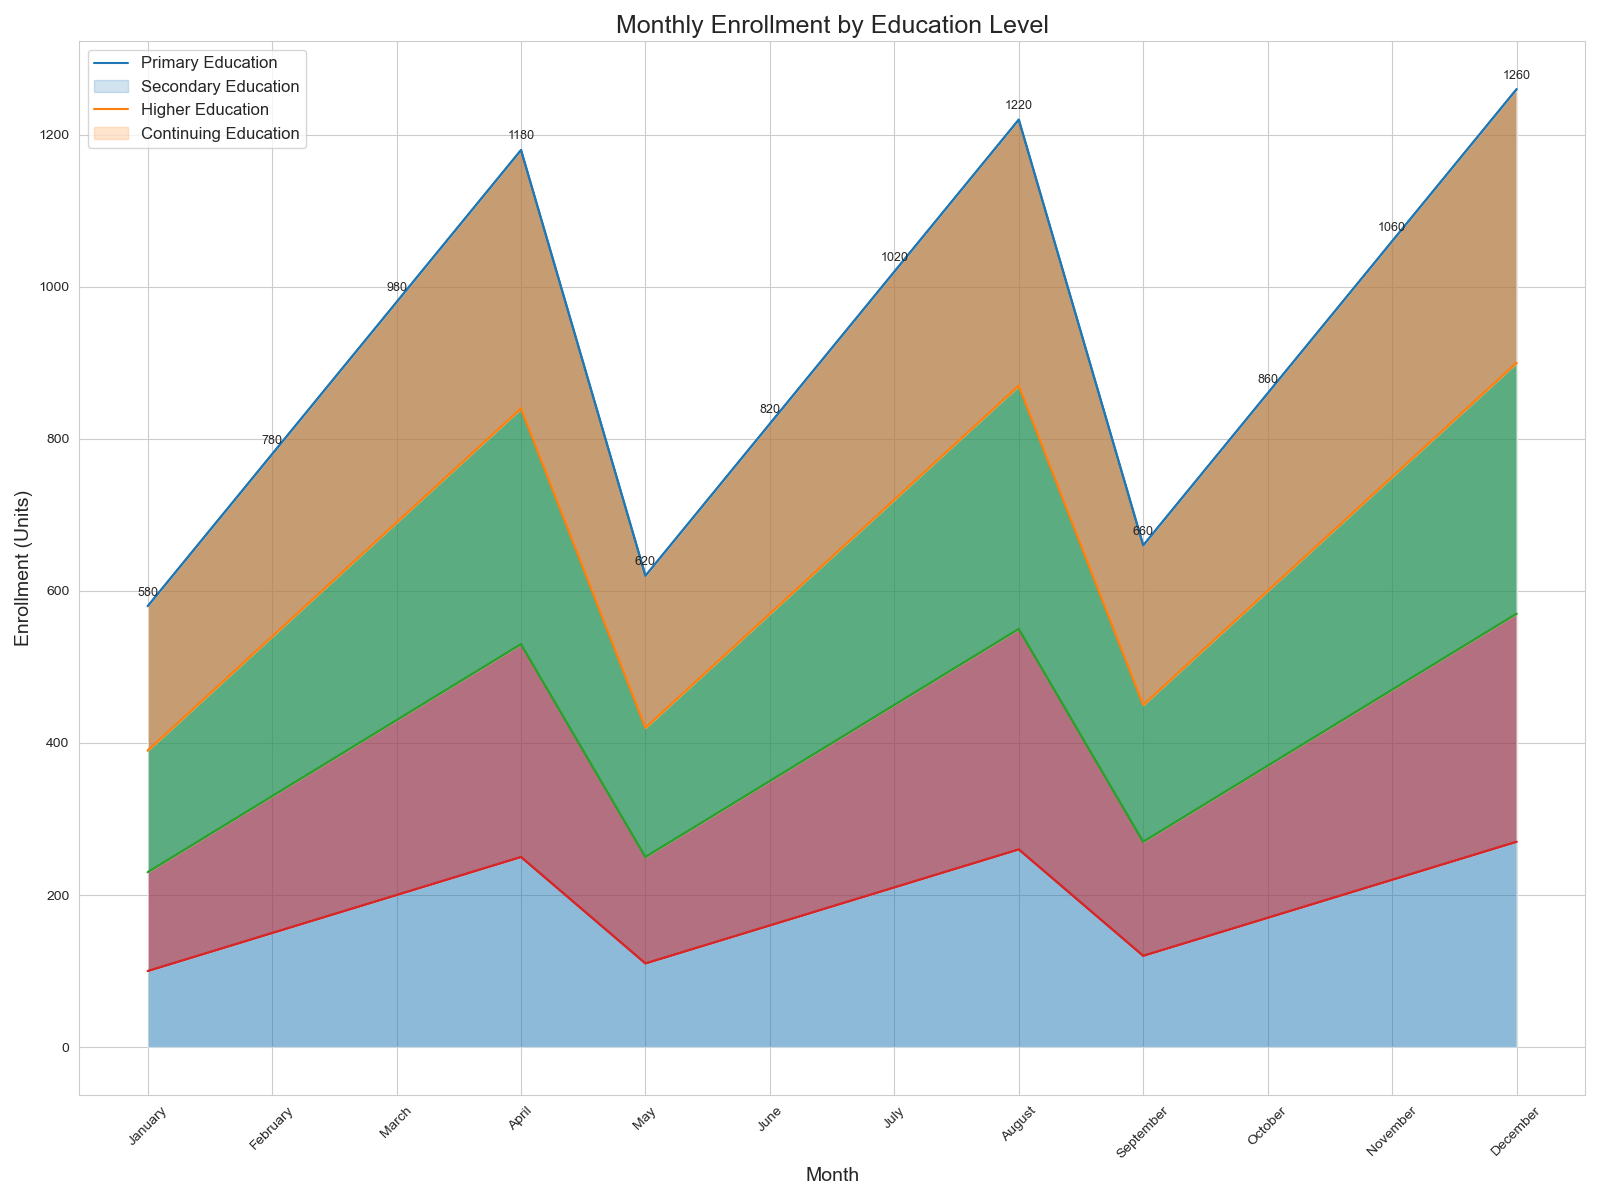

Source code (Python):

import pandas as pd
import seaborn as sns
import matplotlib.pyplot as plt

# Data in a Python dictionary
data = {
    'Month': ['January', 'February', 'March', 'April', 'May', 'June', 'July', 'August', 'September', 'October', 'November', 'December'],
    'Primary Education': [100, 150, 200, 250, 110, 160, 210, 260, 120, 170, 220, 270],
    'Secondary Education': [130, 180, 230, 280, 140, 190, 240, 290, 150, 200, 250, 300],
    'Higher Education': [160, 210, 260, 310, 170, 220, 270, 320, 180, 230, 280, 330],
    'Continuing Education': [190, 240, 290, 340, 200, 250, 300, 350, 210, 260, 310, 360]
}

# Create a DataFrame
df = pd.DataFrame(data)
df.index = df['Month']
df.drop('Month', axis=1, inplace=True)

# Plotting the stacked area chart
plt.figure(figsize=(16, 12))
pal = ['#1f77b4', '#ff7f0e', '#2ca02c', '#d62728']

# Cumulate the values
df_cum = df.cumsum(axis=1)

# Plot the categories in reverse order
category_names = df.columns[::-1]
for i, column in enumerate(category_names):
    sns.lineplot(data=df_cum, x=df.index, y=column, color=pal[i])

# Fill the area between the lines
for i, column in enumerate(category_names):
    if i == 0:
        sns.lineplot(data=df_cum, x=df.index, y=column, color=pal[i])
        plt.fill_between(df.index, 0, df_cum[column], facecolor=pal[i], alpha=0.5)
    else:
        sns.lineplot(data=df_cum, x=df.index, y=column, color=pal[i])
        plt.fill_between(df.index, df_cum[category_names[i - 1]], df_cum[column], facecolor=pal[i], alpha=0.5)

# Add annotations
for i, value in enumerate(df_cum['Continuing Education']):
    plt.text(i, value + 10, f"{value}", ha='center', va='bottom', fontsize=9)

# Customize the chart
plt.title('Monthly Enrollment by Education Level', fontsize=18)
plt.xticks(rotation=45)
plt.xlabel('Month', fontsize=14)
plt.ylabel('Enrollment (Units)', fontsize=14)
plt.legend(labels=df.columns, loc='upper left', fontsize=12)
plt.tight_layout()
plt.show()
